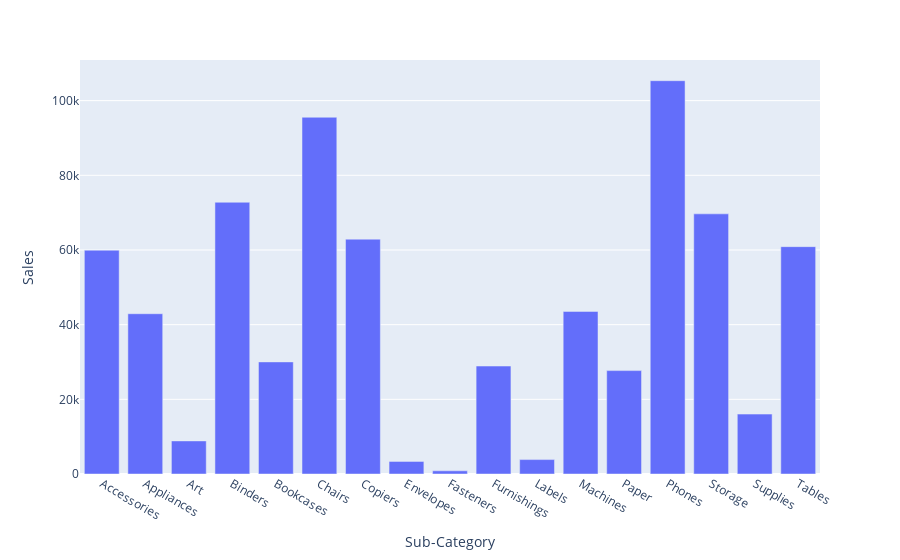

The code cell stored with this chart in its notebook:
### Code cell
#sales by sub category
sub=group('Sub-Category')
px.bar(sub,x='Sub-Category',y='Sales')

### Figure 1 — Plotly figure (JSON) as saved in the notebook; plotly's stock layout.template omitted (floating-point values rounded to 4 significant figures)
{"data": [{"alignmentgroup": "True", "hovertemplate": "Sub-Category=%{x}<br>Sales=%{y}<extra></extra>", "legendgroup": "", "marker": {"color": "#636efa", "pattern": {"shape": ""}}, "name": "", "offsetgroup": "", "orientation": "v", "showlegend": false, "textposition": "auto", "type": "bar", "x": ["Accessories", "Appliances", "Art", "Binders", "Bookcases", "Chairs", "Copiers", "Envelopes", "Fasteners", "Furnishings", "Labels", "Machines", "Paper", "Phones", "Storage", "Supplies", "Tables"], "xaxis": "x", "y": [59950.0, 42930.0, 8863.0, 72790.0, 30020.0, 95550.0, 62900.0, 3379.0, 857.6, 28920.0, 3861.0, 43540.0, 27690.0, 105300.0, 69680.0, 16050.0, 60890.0], "yaxis": "y"}], "layout": {"barmode": "relative", "legend": {"tracegroupgap": 0}, "margin": {"t": 60}, "xaxis": {"anchor": "y", "domain": [0, 1], "title": {"text": "Sub-Category"}}, "yaxis": {"anchor": "x", "domain": [0, 1], "title": {"text": "Sales"}}}}
